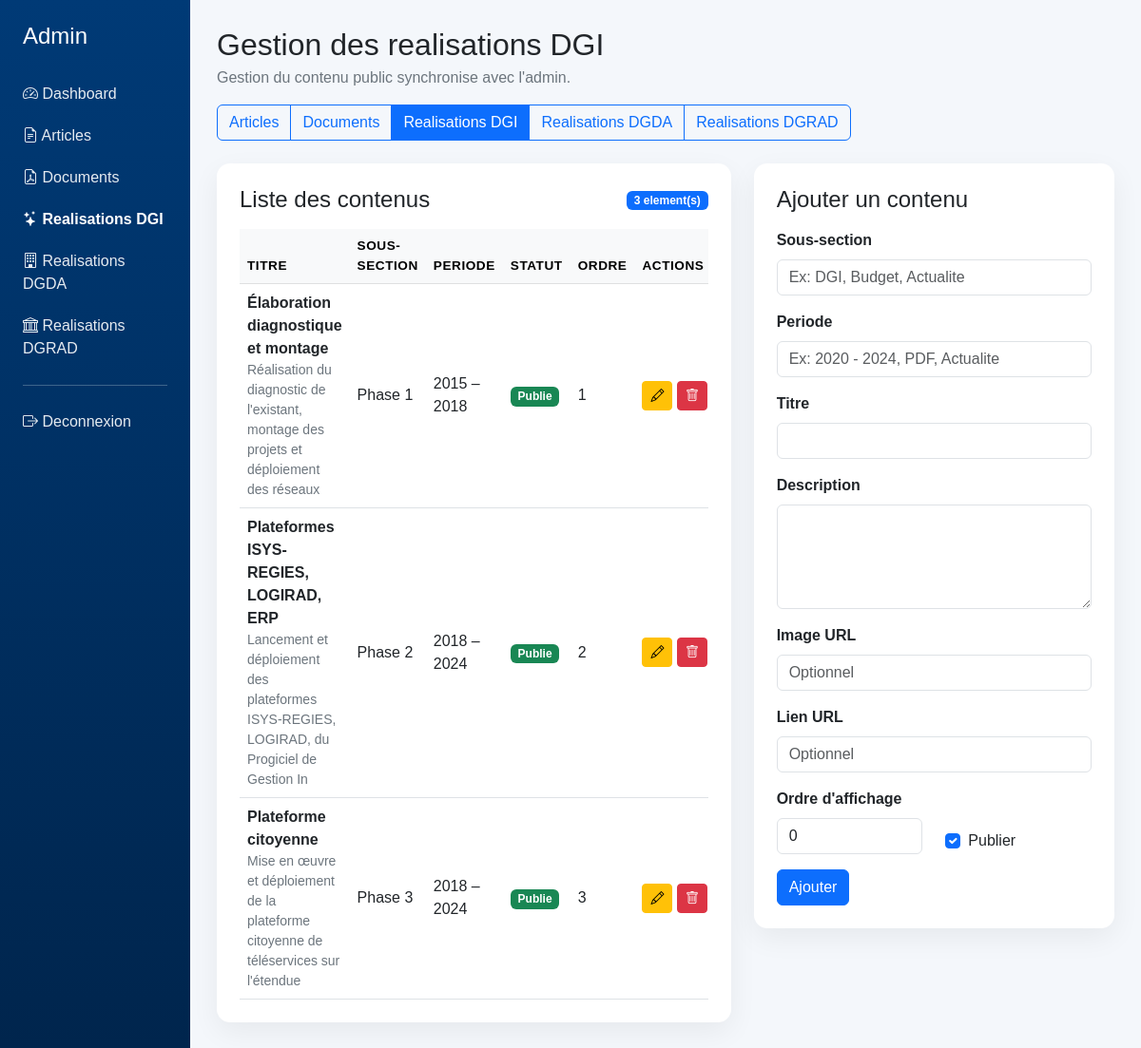
Page /admin/content.php?section=realisations (signed in) on the committed database.
### tables this page shows
CREATE TABLE IF NOT EXISTS content_items (
    id INT AUTO_INCREMENT PRIMARY KEY,
    content_type VARCHAR(30) NOT NULL COMMENT 'Type: article, document, realisation',
    section_key VARCHAR(120) COMMENT 'Clé de section (Actualite, Communique, etc.)',
    badge_text VARCHAR(120) COMMENT 'Texte du badge (ex: 12 MARS 2024)',
    title VARCHAR(255) NOT NULL COMMENT 'Titre du contenu',
    description TEXT NOT NULL COMMENT 'Description du contenu',
    image_url VARCHAR(500) COMMENT 'URL de l\'image associée',
    link_url VARCHAR(500) COMMENT 'URL de lien externe',
    meta_text VARCHAR(120) COMMENT 'Texte de métadonnée (ex: taille de fichier)',
    icon_class VARCHAR(50) COMMENT 'Classe CSS pour l\'icône',
    display_order INT NOT NULL DEFAULT 0 COMMENT 'Ordre d\'affichage',
    is_active TINYINT(1) NOT NULL DEFAULT 1 COMMENT 'Contenu actif',
    created_at TIMESTAMP DEFAULT CURRENT_TIMESTAMP COMMENT 'Date de création',
    updated_at TIMESTAMP DEFAULT CURRENT_TIMESTAMP ON UPDATE CURRENT_TIMESTAMP COMMENT 'Dernière modification',
    INDEX idx_content_type (content_type),
    INDEX idx_is_active (is_active),
    INDEX idx_display_order (display_order),
    INDEX idx_created_at (created_at)
);

### admin/content.php (the view, shortened to what the rows shown need)
<?php
require_once '../config/database.php';
require_once '../app/models/ContentItem.php';
$sections = [
    'articles' => [
        'type' => 'article',
        'label' => 'Articles',
        'title' => 'Gestion des articles',
        'section_label' => 'Categorie',
        'badge_label' => 'Badge',
        'order_label' => 'Ordre'
    ],
    'documents' => [
        'type' => 'document',
        'label' => 'Documents',
        'title' => 'Gestion des documents',
        'section_label' => 'Categorie',
        'badge_label' => 'Type de fichier',
        'order_label' => 'Ordre'
    ],
    'realisations' => [
        'type' => 'realisation',
        'label' => 'Realisations DGI',
        'title' => 'Gestion des realisations DGI',
        'section_label' => 'Sous-section',
        'badge_label' => 'Periode',
        'order_label' => 'Ordre'
    ],
    'realisations_dgda' => [
        'type' => 'realisation_dgda',
        'label' => 'Realisations DGDA',
        'title' => 'Gestion des realisations DGDA',
        'section_label' => 'Sous-section',
        'badge_label' => 'Periode',
        'order_label' => 'Ordre'
    ],
    'realisations_dgrad' => [
        'type' => 'realisation_dgrad',
        'label' => 'Realisations DGRAD',
        'title' => 'Gestion des realisations DGRAD',
        'section_label' => 'Sous-section',
        'badge_label' => 'Periode',
        'order_label' => 'Ordre'
    ]
];
$sectionKey = $_GET['section'] ?? 'articles';
$config = $sections[$sectionKey];
$contentModel = new ContentItem();
$items = $contentModel->getAllByType($config['type'], false);
function h($value) {
    return htmlspecialchars((string) $value, ENT_QUOTES, 'UTF-8');
}
?>
<!DOCTYPE html>
<html lang="fr">
<head>
    <link href="https://cdn.jsdelivr.net/npm/bootstrap@5.3.0/dist/css/bootstrap.min.css" rel="stylesheet">
    <link rel="stylesheet" href="https://cdn.jsdelivr.net/npm/bootstrap-icons@1.11.0/font/bootstrap-icons.css">
</head>
<body>
    <div class="container-fluid">
        <div class="row">
            <div class="col-lg-9 col-xl-10 content-shell">
                <div class="d-flex justify-content-between align-items-start flex-wrap gap-3 mb-4">
                    <div>
                        <h2 class="mb-1"><?php echo h($config['title']); ?></h2>
                    </div>
                </div>
                <div class="row g-4">
                    <div class="col-12 col-xl-7">
                        <div class="panel-card p-4">
                            <div class="table-responsive">
                                <table class="table align-middle mb-0">
                                    <thead class="table-light">
                                        <tr>
                                            <th>Titre</th>
                                            <th><?php echo h($config['section_label']); ?></th>
                                            <th><?php echo h($config['badge_label']); ?></th>
                                            <th>Statut</th>
                                            <th>Ordre</th>
                                            <th>Actions</th>
                                        </tr>
                                    </thead>
                                    <tbody>
                                        <?php foreach ($items as $item): ?>
                                            <tr>
                                                <td>
                                                    <div class="fw-bold"><?php echo h($item['title']); ?></div>
                                                    <div class="small muted"><?php echo h(substr($item['description'], 0, 90)); ?></div>
                                                </td>
                                                <td><?php echo h($item['section_key'] ?: '-'); ?></td>
                                                <td>
                                                    <?php
                                                        $detail = $item['badge_text'] ?: $item['meta_text'];
                                                        echo h($detail ?: '-');
                                                    ?>
                                                </td>
                                                <td>
                                                    <?php if ((int) ($item['is_active'] ?? 1) === 1): ?>
                                                        <span class="badge text-bg-success">Publie</span>
                                                    <?php else: ?>
                                                        <span class="badge text-bg-secondary">Brouillon</span>
                                                    <?php endif; ?>
                                                </td>
                                                <td><?php echo h($item['display_order']); ?></td>
                                                <td class="text-nowrap">
                                                    <a class="btn btn-sm btn-warning" href="content.php?section=<?php echo h($sectionKey); ?>&edit=<?php echo (int) $item['id']; ?>">
                                                        <i class="bi bi-pencil"></i>
                                                    </a>
                                                    <a class="btn btn-sm btn-danger" href="content.php?section=<?php echo h($sectionKey); ?>&delete=<?php echo (int) $item['id']; ?>" onclick="return confirm('Supprimer cet element ?')">
                                                        <i class="bi bi-trash"></i>
                                                    </a>
                                                </td>
                                            </tr>
                                        <?php endforeach; ?>
                                    </tbody>
                                </table>
                            </div>
                        </div>
                    </div>
                </div>
            </div>
        </div>
    </div>
</body>
</html>

### rows in the picture
content_items: title "Élaboration diagnostique et montage", description "Réalisation du diagnostic de l'existant, montage des projets et déploiement des réseaux", section_key "Phase 1", badge_text "2015 – 2018", is_active "Publie", display_order "1"
content_items: title "Plateformes ISYS-REGIES, LOGIRAD, ERP", description "Lancement et déploiement des plateformes ISYS-REGIES, LOGIRAD, du Progiciel de Gestion In", section_key "Phase 2", badge_text "2018 – 2024", is_active "Publie", display_order "2"
content_items: title "Plateforme citoyenne", description "Mise en œuvre et déploiement de la plateforme citoyenne de téléservices sur l'étendue", section_key "Phase 3", badge_text "2018 – 2024", is_active "Publie", display_order "3"

### other values in the picture
$config['title'] "Gestion des realisations DGI"
$section['label'] "Articles"
$section['label'] "Documents"
$section['label'] "Realisations DGI"
$section['label'] "Realisations DGDA"
$section['label'] "Realisations DGRAD"
count($items) "3"
$config['section_label'] "SOUS-SECTION"
$config['badge_label'] "PERIODE"
$config['section_label'] "Sous-section"
$config['badge_label'] "Periode"
